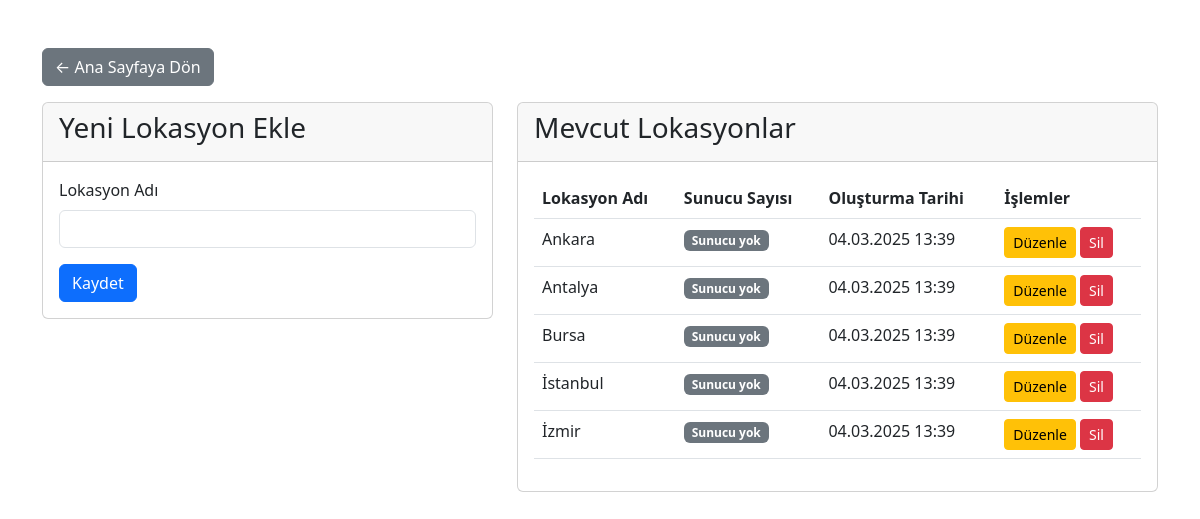
/lokasyon_ekle.php, run on the app's committed database.
### tables this page shows
CREATE TABLE IF NOT EXISTS lokasyonlar (
    id INT AUTO_INCREMENT PRIMARY KEY,
    lokasyon_adi VARCHAR(100) NOT NULL,
    olusturma_tarihi TIMESTAMP DEFAULT CURRENT_TIMESTAMP
);

### lokasyon_ekle.php (the view, shortened to what this page needs)
<?php
require_once 'config/database.php';
$duzenle_mod = false;
$lokasyon = null;
$sql_lokasyonlar = "SELECT l.*,
                    (SELECT COUNT(*) FROM fiziksel_sunucular WHERE lokasyon_id = l.id) as sunucu_sayisi
                    FROM lokasyonlar l
                    ORDER BY l.lokasyon_adi";
$result_lokasyonlar = mysqli_query($conn, $sql_lokasyonlar);
?>
<!DOCTYPE html>
<html lang="tr">
<head>
    <link href="https://cdn.jsdelivr.net/npm/bootstrap@5.3.0/dist/css/bootstrap.min.css" rel="stylesheet">
</head>
<body>
    <div class="container mt-5">
        <div class="mb-3">
            <a href="index.php" class="btn btn-secondary">← Ana Sayfaya Dön</a>
        </div>
        <div class="row">
            <div class="col-md-5">
                <div class="card">
                    <div class="card-header">
                        <h1 class="card-title h3"><?php echo $duzenle_mod ? 'Lokasyon Düzenle' : 'Yeni Lokasyon Ekle'; ?></h1>
                    </div>
                    <div class="card-body">
                        <form method="POST">
                            <div class="mb-3">
                                <label for="lokasyon_adi" class="form-label">Lokasyon Adı</label>
                                <input type="text" class="form-control" id="lokasyon_adi" name="lokasyon_adi"
                                    value="<?php echo $duzenle_mod ? $lokasyon['lokasyon_adi'] : (isset($_POST['lokasyon_adi']) ? $_POST['lokasyon_adi'] : ''); ?>"
                                    required>
                            </div>
                            <button type="submit" class="btn btn-primary">
                                <?php echo $duzenle_mod ? 'Güncelle' : 'Kaydet'; ?>
                            </button>
                        </form>
                    </div>
                </div>
            </div>
            <div class="col-md-7">
                <div class="card">
                    <div class="card-header">
                        <h2 class="card-title h3">Mevcut Lokasyonlar</h2>
                    </div>
                    <div class="card-body">
                        <div class="table-responsive">
                            <table class="table table-hover">
                                <thead>
                                    <tr>
                                        <th>Lokasyon Adı</th>
                                        <th>Sunucu Sayısı</th>
                                        <th>Oluşturma Tarihi</th>
                                        <th>İşlemler</th>
                                    </tr>
                                </thead>
                                <tbody>
                                    <?php
                                    mysqli_data_seek($result_lokasyonlar, 0);
                                    while ($row = mysqli_fetch_assoc($result_lokasyonlar)):
                                    ?>
                                        <tr>
                                            <td><?php echo $row['lokasyon_adi']; ?></td>
                                            <td>
                                                <?php if ($row['sunucu_sayisi'] > 0): ?>
                                                    <span class="badge bg-info"><?php echo $row['sunucu_sayisi']; ?> sunucu</span>
                                                <?php else: ?>
                                                    <span class="badge bg-secondary">Sunucu yok</span>
                                                <?php endif; ?>
                                            </td>
                                            <td><?php echo date('d.m.Y H:i', strtotime($row['olusturma_tarihi'])); ?></td>
                                            <td>
                                                <a href="?id=<?php echo $row['id']; ?>" class="btn btn-sm btn-warning">Düzenle</a>
                                                <?php if ($row['sunucu_sayisi'] == 0): ?>
                                                    <a href="lokasyon_sil.php?id=<?php echo $row['id']; ?>"
                                                       class="btn btn-sm btn-danger"
                                                       onclick="return confirm('Bu lokasyonu silmek istediğinize emin misiniz?')">Sil</a>
                                                <?php endif; ?>
                                            </td>
                                        </tr>
                                    <?php endwhile; ?>
                                </tbody>
                            </table>
                        </div>
                    </div>
                </div>
            </div>
        </div>
    </div>
</body>
</html>

### data on the page
lokasyonlar: lokasyon_adi "Ankara", olusturma_tarihi "04.03.2025 13:39"
lokasyonlar: lokasyon_adi "Antalya", olusturma_tarihi "04.03.2025 13:39"
lokasyonlar: lokasyon_adi "Bursa", olusturma_tarihi "04.03.2025 13:39"
lokasyonlar: lokasyon_adi "İstanbul", olusturma_tarihi "04.03.2025 13:39"
lokasyonlar: lokasyon_adi "İzmir", olusturma_tarihi "04.03.2025 13:39"
